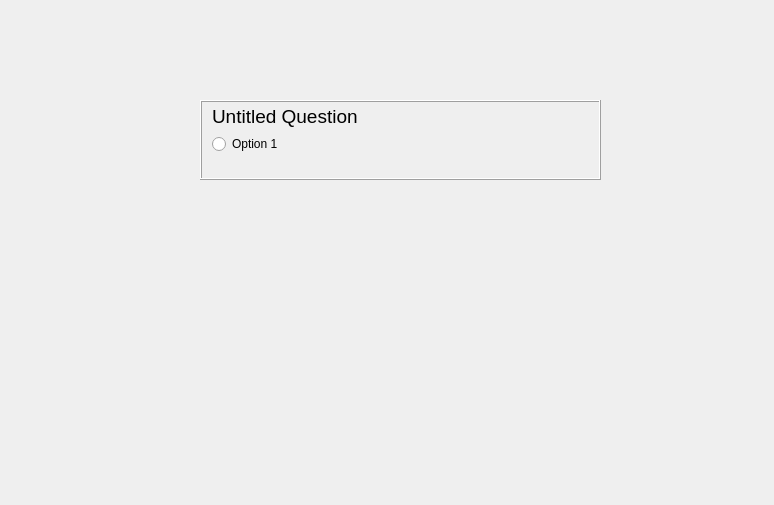
<?xml version="1.0" encoding="UTF-8"?>
<ui version="4.0">
 <class>Form</class>
 <widget class="QWidget" name="Form">
  <property name="geometry">
   <rect>
    <x>0</x>
    <y>0</y>
    <width>774</width>
    <height>505</height>
   </rect>
  </property>
  <property name="windowTitle">
   <string>Form</string>
  </property>
  <widget class="QFrame" name="frame">
   <property name="geometry">
    <rect>
     <x>200</x>
     <y>100</y>
     <width>401</width>
     <height>80</height>
    </rect>
   </property>
   <property name="frameShape">
    <enum>QFrame::Box</enum>
   </property>
   <property name="frameShadow">
    <enum>QFrame::Raised</enum>
   </property>
   <widget class="QWidget" name="gridLayoutWidget">
    <property name="geometry">
     <rect>
      <x>0</x>
      <y>0</y>
      <width>401</width>
      <height>81</height>
     </rect>
    </property>
    <layout class="QGridLayout" name="gridLayout">
     <property name="leftMargin">
      <number>12</number>
     </property>
     <property name="topMargin">
      <number>5</number>
     </property>
     <property name="rightMargin">
      <number>12</number>
     </property>
     <property name="bottomMargin">
      <number>5</number>
     </property>
     <item row="0" column="0">
      <widget class="QLabel" name="label">
       <property name="font">
        <font>
         <pointsize>14</pointsize>
        </font>
       </property>
       <property name="text">
        <string>Untitled Question</string>
       </property>
      </widget>
     </item>
     <item row="2" column="0">
      <spacer name="verticalSpacer">
       <property name="orientation">
        <enum>Qt::Vertical</enum>
       </property>
       <property name="sizeHint" stdset="0">
        <size>
         <width>20</width>
         <height>40</height>
        </size>
       </property>
      </spacer>
     </item>
     <item row="1" column="0">
      <widget class="QRadioButton" name="radioButton">
       <property name="text">
        <string>Option 1</string>
       </property>
      </widget>
     </item>
    </layout>
   </widget>
  </widget>
 </widget>
 <resources/>
 <connections/>
</ui>
